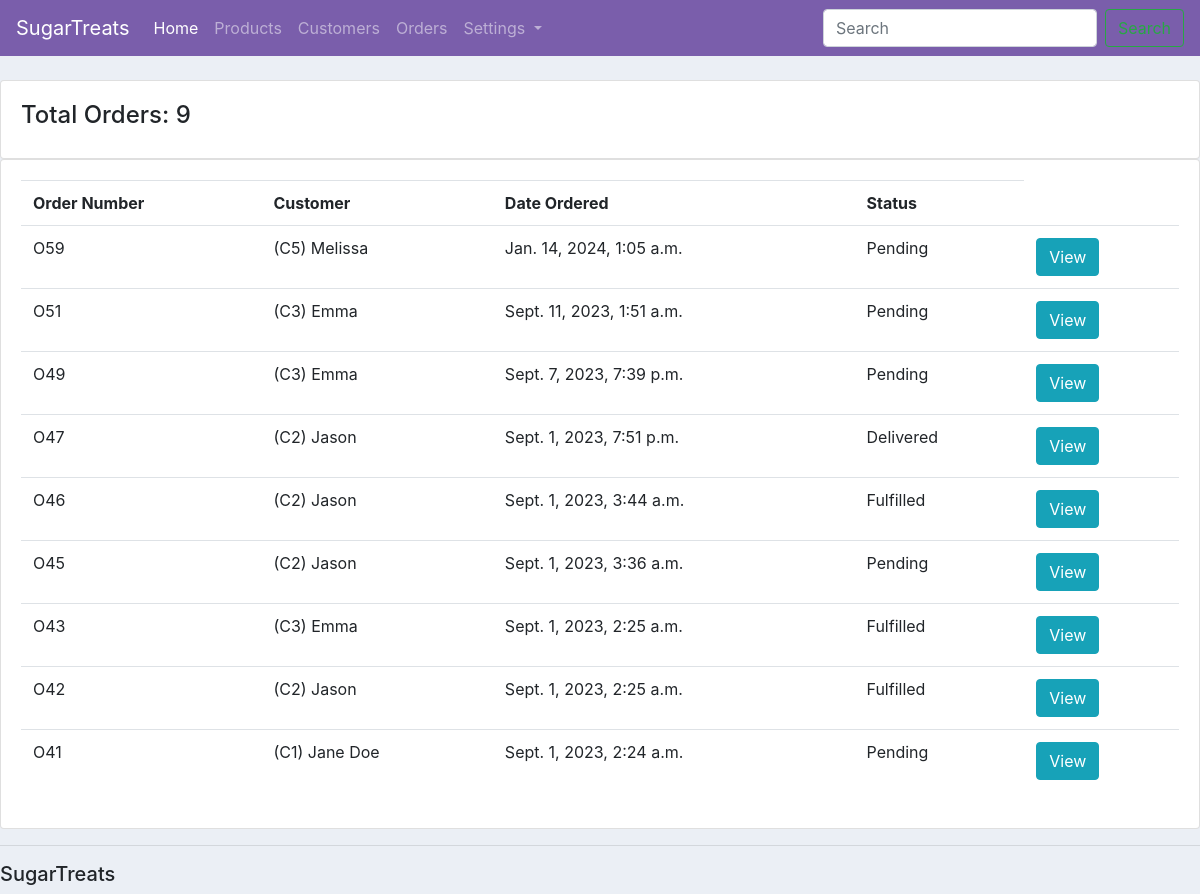
Screenshot of /orders/ with the database file from the repository.
### ecomm/models.py (models this page shows, shortened)
class Order(models.Model):
    STATUS = (
        ("Pending", "Pending"),
        ("Fulfilled", "Fulfilled"),
        ("Delivered","Delivered"),
    )
    customer = models.ForeignKey(Customer, null = True, on_delete = models.SET_NULL, related_name = 'orders')
    order_items = models.ManyToManyField("OrderItem", related_name = 'orders') #every Order has many order_items
    note = models.TextField(max_length= 300, null = True, blank = True)
    date_created=models.DateTimeField(auto_now_add=True, null=True)
    status = models.CharField(max_length = 200, null = True, choices = STATUS)

class Customer(models.Model):
    name = models.CharField(max_length=200, null=True)
    email = models.EmailField(null=True)
    phone = models.CharField(max_length=200, null=True)
    date_created = models.DateTimeField(auto_now_add=True, null=True)
    def __str__(self): #changes how we represent an object of the customer model
        result = "(C" + str(self.id) + ") " + str(self.name) #adding str infront of self.name because name could be null which could give error
        return result

### ecomm/views.py (the view)
# urls.py: path("orders/", views.orders, name = "orders"),
def orders(request):
    orders = Order.objects.all().order_by(
        "-date_created", "customer"
    )  # the minus means we are ordering by reverse of date_created, so last order first
    context = {"orders": orders}
    return render(request, "ecomm/orders.html", context)

### ecomm/templates/ecomm/orders.html
{% extends "ecomm/main.html" %}
{% block content %}
<br>
<div class = "row">
    <div class ="col-md">
        <div class = "card card-body">
            <h4>Total Orders: {{orders.count}} </h4>
        </div>
        <div class = "card card-body">
            <table class = "table">
                <tr>
                    <th>Order Number</th>
                    <th>Customer</th>
                    <th>Date Ordered</th>
                    <th>Status</th>
                </tr>
                {% for order in orders %}
                    <tr>
                        <td>O{{order.id}}</td>
                        <td>{{order.customer}}</td>
                        <td>{{order.date_created}}</td>
                        <td>{{order.status}}</td>
                        <td><a class = "btn btn-small btn-info" href="{% url 'profile' order.customer.id %}">View</a></td>
                    </tr>
                {% endfor %}
            </table>
        </div>
    </div>
</div>
{% endblock content %}

### static/css/main.css (style rules this page uses)
body { background-color: #ebeff5; }

### rows the page displays
Order: id "59", customer "(C5) Melissa", date_created "Jan. 14, 2024, 1:05 a.m.", status "Pending"
Order: id "51", customer "(C3) Emma", date_created "Sept. 11, 2023, 1:51 a.m.", status "Pending"
Order: id "49", customer "(C3) Emma", date_created "Sept. 7, 2023, 7:39 p.m.", status "Pending"
Order: id "47", customer "(C2) Jason", date_created "Sept. 1, 2023, 7:51 p.m.", status "Delivered"
Order: id "46", customer "(C2) Jason", date_created "Sept. 1, 2023, 3:44 a.m.", status "Fulfilled"
Order: id "45", customer "(C2) Jason", date_created "Sept. 1, 2023, 3:36 a.m.", status "Pending"
Order: id "43", customer "(C3) Emma", date_created "Sept. 1, 2023, 2:25 a.m.", status "Fulfilled"
Order: id "42", customer "(C2) Jason", date_created "Sept. 1, 2023, 2:25 a.m.", status "Fulfilled"
Order: id "41", customer "(C1) Jane Doe", date_created "Sept. 1, 2023, 2:24 a.m.", status "Pending"

### other values shown
{{ orders.count }} "9"
